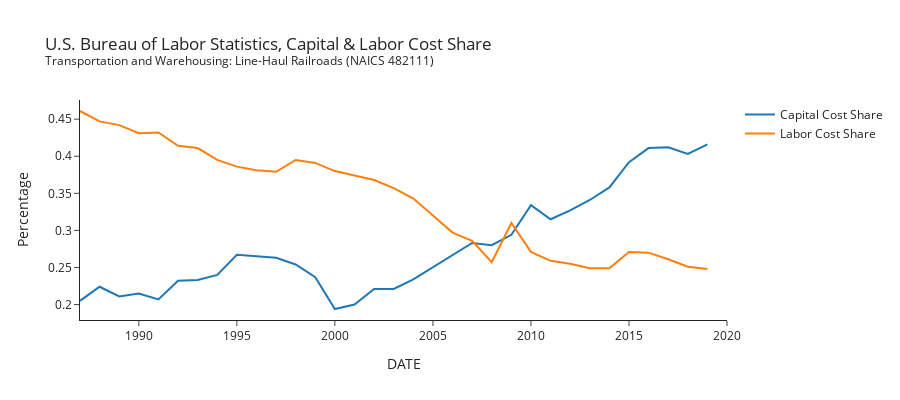

Write notebook code for a chart like this one.
### Markdown cell above
### Costs
- Combined Input Costs steadily increasing 
- Labor Costs increasing much more slowly, falling since January 2018
- Capital Costs increasing faster than Labor Costs
- **TODO: calculate the difference from Capital and Labor Costs**

```IPUIN482111C020000000``` U.S. Bureau of Labor Statistics, Capital Costs for Transportation and Warehousing: Line-Haul Railroads (NAICS 482111) in the United States [IPUIN482111C020000000], retrieved from FRED, Federal Reserve Bank of St. Louis; https://fred.stlouisfed.org/series/IPUIN482111C020000000, January 21, 2022.

```IPUIN482111L020000000``` U.S. Bureau of Labor Statistics, Labor Compensation for Transportation and Warehousing: Line-Haul Railroads (NAICS 482111) in the United States [IPUIN482111L020000000], retrieved from FRED, Federal Reserve Bank of St. Louis; https://fred.stlouisfed.org/series/IPUIN482111L020000000, January 21, 2022.

```IPUIN482111M020000000``` U.S. Bureau of Labor Statistics, Combined Inputs Costs for Transportation and Warehousing: Line-Haul Railroads (NAICS 482111) in the United States [IPUIN482111M020000000], retrieved from FRED, Federal Reserve Bank of St. Louis; https://fred.stlouisfed.org/series/IPUIN482111M020000000, January 21, 2022.

----

### Code cell
fig = px.line(fred_df, x='DATE', y=['Capital Cost Share', 'Labor Cost Share'], 
              width=900, height=400,
              title='U.S. Bureau of Labor Statistics, Capital & Labor Cost Share<br><sup>Transportation and Warehousing: Line-Haul Railroads (NAICS 482111) </sup>',
              labels={'value':'Percentage', 'variable': ''})

fig.write_image('Images/fig3.png')
fig.write_html('Images/fig3.html')
fig.show()

### Figure 1 — Plotly figure (JSON) as saved in the notebook; plotly's stock layout.template omitted (floating-point values rounded to 4 significant figures)
{"data": [{"hovertemplate": "=Capital Cost Share<br>DATE=%{x}<br>Percentage=%{y}<extra></extra>", "legendgroup": "Capital Cost Share", "line": {"color": "#1F77B4", "dash": "solid"}, "marker": {"symbol": "circle"}, "mode": "lines", "name": "Capital Cost Share", "orientation": "v", "showlegend": true, "type": "scatter", "x": ["1987-01-01T00:00:00", "1988-01-01T00:00:00", "1989-01-01T00:00:00", "1990-01-01T00:00:00", "1991-01-01T00:00:00", "1992-01-01T00:00:00", "1993-01-01T00:00:00", "1994-01-01T00:00:00", "1995-01-01T00:00:00", "1996-01-01T00:00:00", "1997-01-01T00:00:00", "1998-01-01T00:00:00", "1999-01-01T00:00:00", "2000-01-01T00:00:00", "2001-01-01T00:00:00", "2002-01-01T00:00:00", "2003-01-01T00:00:00", "2004-01-01T00:00:00", "2005-01-01T00:00:00", "2006-01-01T00:00:00", "2007-01-01T00:00:00", "2008-01-01T00:00:00", "2009-01-01T00:00:00", "2010-01-01T00:00:00", "2011-01-01T00:00:00", "2012-01-01T00:00:00", "2013-01-01T00:00:00", "2014-01-01T00:00:00", "2015-01-01T00:00:00", "2016-01-01T00:00:00", "2017-01-01T00:00:00", "2018-01-01T00:00:00", "2019-01-01T00:00:00", "2020-01-01T00:00:00"], "xaxis": "x", "y": [0.205, 0.224, 0.211, 0.215, 0.207, 0.232, 0.233, 0.24, 0.267, 0.265, 0.263, 0.254, 0.237, 0.194, 0.2, 0.221, 0.221, 0.234, 0.25, 0.267, 0.283, 0.28, 0.294, 0.334, 0.315, 0.327, 0.341, 0.358, 0.392, 0.411, 0.412, 0.403, 0.416, null], "yaxis": "y"}, {"hovertemplate": "=Labor Cost Share<br>DATE=%{x}<br>Percentage=%{y}<extra></extra>", "legendgroup": "Labor Cost Share", "line": {"color": "#FF7F0E", "dash": "solid"}, "marker": {"symbol": "circle"}, "mode": "lines", "name": "Labor Cost Share", "orientation": "v", "showlegend": true, "type": "scatter", "x": ["1987-01-01T00:00:00", "1988-01-01T00:00:00", "1989-01-01T00:00:00", "1990-01-01T00:00:00", "1991-01-01T00:00:00", "1992-01-01T00:00:00", "1993-01-01T00:00:00", "1994-01-01T00:00:00", "1995-01-01T00:00:00", "1996-01-01T00:00:00", "1997-01-01T00:00:00", "1998-01-01T00:00:00", "1999-01-01T00:00:00", "2000-01-01T00:00:00", "2001-01-01T00:00:00", "2002-01-01T00:00:00", "2003-01-01T00:00:00", "2004-01-01T00:00:00", "2005-01-01T00:00:00", "2006-01-01T00:00:00", "2007-01-01T00:00:00", "2008-01-01T00:00:00", "2009-01-01T00:00:00", "2010-01-01T00:00:00", "2011-01-01T00:00:00", "2012-01-01T00:00:00", "2013-01-01T00:00:00", "2014-01-01T00:00:00", "2015-01-01T00:00:00", "2016-01-01T00:00:00", "2017-01-01T00:00:00", "2018-01-01T00:00:00", "2019-01-01T00:00:00", "2020-01-01T00:00:00"], "xaxis": "x", "y": [0.461, 0.447, 0.442, 0.431, 0.432, 0.414, 0.411, 0.395, 0.386, 0.381, 0.379, 0.395, 0.391, 0.38, 0.374, 0.368, 0.357, 0.343, 0.32, 0.297, 0.286, 0.257, 0.31, 0.271, 0.259, 0.255, 0.249, 0.249, 0.271, 0.27, 0.261, 0.251, 0.248, null], "yaxis": "y"}], "layout": {"height": 400, "legend": {"title": {"text": ""}, "tracegroupgap": 0}, "title": {"text": "U.S. Bureau of Labor Statistics, Capital & Labor Cost Share<br><sup>Transportation and Warehousing: Line-Haul Railroads (NAICS 482111) </sup>"}, "width": 900, "xaxis": {"anchor": "y", "domain": [0, 1], "title": {"text": "DATE"}}, "yaxis": {"anchor": "x", "domain": [0, 1], "title": {"text": "Percentage"}}}}
